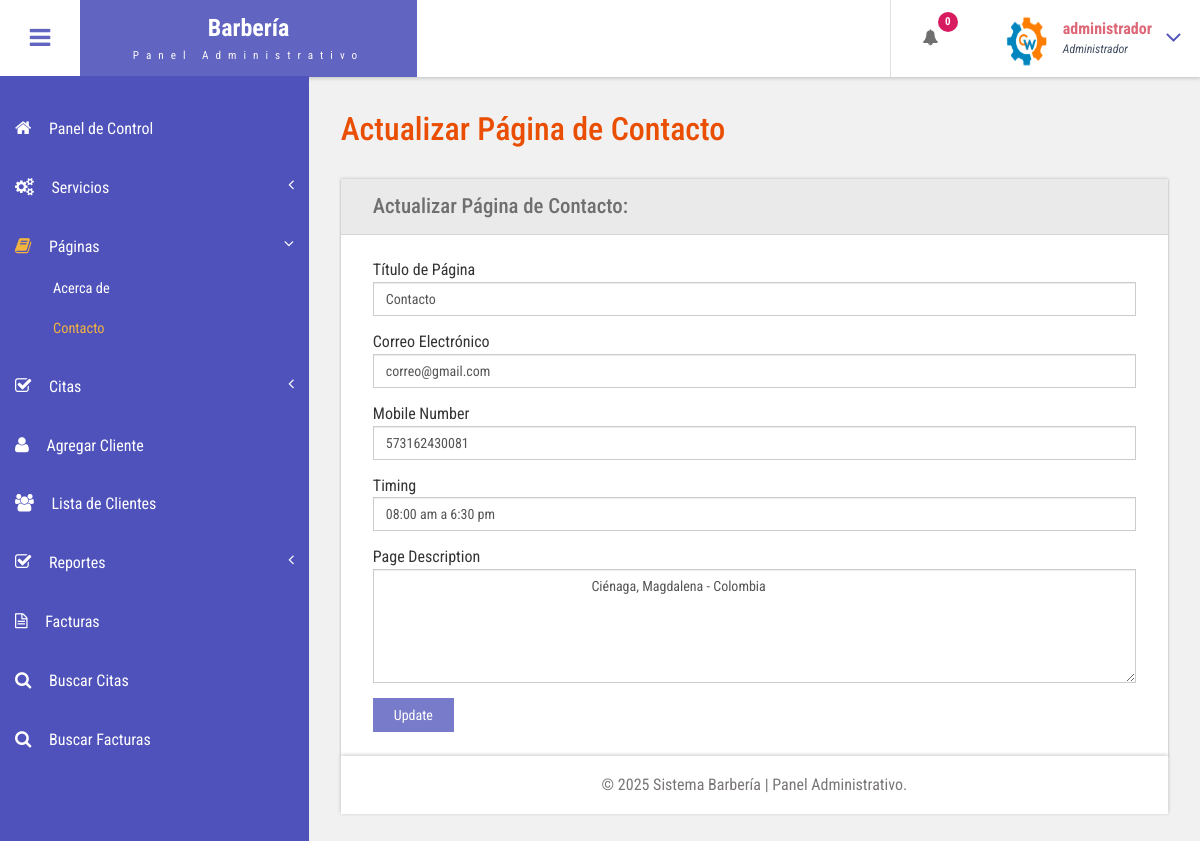
The page /admin/contact-us.php (signed in) on the database its author committed.
### tables this page shows
CREATE TABLE `tblpage` (
  `ID` int(10) NOT NULL,
  `PageType` varchar(200) DEFAULT NULL,
  `PageTitle` mediumtext DEFAULT NULL,
  `PageDescription` mediumtext DEFAULT NULL,
  `Email` varchar(200) DEFAULT NULL,
  `MobileNumber` bigint(10) DEFAULT NULL,
  `UpdationDate` date DEFAULT NULL,
  `Timing` varchar(200) NOT NULL
);

### admin/contact-us.php (the view, shortened to what this page needs)
<?php
include('includes/dbconnection.php');
if (strlen($_SESSION['bpmsaid']==0)) {
  header('location:logout.php');
  } else{
  ?>
<!DOCTYPE HTML>
<html>
<head>
<link href="css/bootstrap.css" rel='stylesheet' type='text/css' />
<link href="css/style.css" rel='stylesheet' type='text/css' />
<link href="css/font-awesome.css" rel="stylesheet">
<link href="css/animate.css" rel="stylesheet" type="text/css" media="all">
<link href="css/custom.css" rel="stylesheet">
</head>
<body class="cbp-spmenu-push">
	<div class="main-content">
		 <?php include_once('includes/sidebar.php');?>
	 <?php include_once('includes/header.php');?>
		<div id="page-wrapper">
			<div class="main-page">
				<div class="forms">
					<h3 class="title1">Actualizar Página de Contacto</h3>
					<div class="form-grids row widget-shadow" data-example-id="basic-forms">
						<div class="form-title">
							<h4>Actualizar Página de Contacto:</h4>
						</div>
						<div class="form-body">
							<form method="post">
  <?php
$ret=mysqli_query($con,"select * from  tblpage where PageType='contactus'");
while ($row=mysqli_fetch_array($ret)) {
?>
							 <div class="form-group"> <label for="exampleInputEmail1">Título de Página</label> <input type="text" class="form-control" name="pagetitle" id="pagetitle" value="<?php  echo $row['PageTitle'];?>" required="true"> </div><div class="form-group"> <label for="exampleInputEmail1">Correo Electrónico</label> <input type="text" class="form-control" name="email" id="email" value="<?php  echo $row['Email'];?>" required="true"> </div><div class="form-group"> <label for="exampleInputEmail1">Mobile Number</label> <input type="text" class="form-control" name="mobnumber" id="mobnumber" value="<?php  echo $row['MobileNumber'];?>" required="true"> </div><div class="form-group"> <label for="exampleInputEmail1">Timing</label> <input type="text" class="form-control" name="timing" id="timing" value="<?php  echo $row['Timing'];?>" required="true"> </div> <div class="form-group"> <label for="exampleInputPassword1">Page Description</label> <textarea name="pagedes" id="pagedes" rows="5" class="form-control">
        <?php  echo $row['PageDescription'];?></textarea> </div>
							 <?php } ?>
							  <button type="submit" name="submit" class="btn btn-default">Update</button> </form>
						</div>
					</div>
			</div>
		</div>
		 <?php include_once('includes/footer.php');?>
	</div>
</body>
</html>
<?php } ?>

### admin/includes/header.php (shortened to what this page needs)
<div class="sticky-header header-section ">
      <div class="header-left">
        <button id="showLeftPush"><i class="fa fa-bars"></i></button>
        <div class="logo">
          <a href="index.php">
            <h1>Barbería</h1>
            <span>Panel Administrativo</span>
          </a>
        </div>
      </div>
      <div class="header-right">
        <div class="profile_details_left">
          <ul class="nofitications-dropdown">
            <?php
$ret1=mysqli_query($con,"select ID,Name from  tblappointment where Status=''");
$num=mysqli_num_rows($ret1);
?>
            <li class="dropdown head-dpdn">
              <a href="#" class="dropdown-toggle" data-toggle="dropdown" aria-expanded="false"><i class="fa fa-bell"></i><span class="badge blue"><?php echo $num;?></span></a>
            </li>
          </ul>
          <div class="clearfix"> </div>
        </div>
        <div class="profile_details">
        <?php
$adid=$_SESSION['bpmsaid'];
$ret=mysqli_query($con,"select AdminName from tbladmin where ID='$adid'");
$row=mysqli_fetch_array($ret);
$name=$row['AdminName'];
?>
          <ul>
            <li class="dropdown profile_details_drop">
              <a href="#" class="dropdown-toggle" data-toggle="dropdown" aria-expanded="false">
                <div class="profile_img">
                  <span class="prfil-img"><img src="images/logo2.png" alt="" width="50" height="60"> </span>
                  <div class="user-name">
                    <p><?php echo $name; ?></p>
                    <span>Administrador</span>
                  </div>
                  <i class="fa fa-angle-down lnr"></i>
                  <div class="clearfix"></div>
                </div>
              </a>
            </li>
          </ul>
        </div>
      </div>
      <div class="clearfix"> </div>
    </div>

### admin/css/style.css (style rules this page uses)
h4, h5, h6, h1, h2, h3 { margin: 0; }
ul, ol { margin: 0; }
p { margin: 0; }
html, body { font-family: 'Roboto Condensed', sans-serif; font-size: 100%; overflow-x: hidden; background: #fff; }
body a { transition: 0.5s all ease; -webkit-transition: 0.5s all ease; -moz-transition: 0.5s all ease; -o-transition: 0.5s all ease; -ms-transition: 0.5s all ease; text-decoration:none; }
h1,h2,h3,h4,h5,h6 { margin:0; }
p { margin:0; }
ul,label { margin:0; padding:0; }
.main-content { position: relative; }
.sticky-header { position: fixed; top: 0; left:0px; width: 100%; z-index: 100; }
.header-section { background:#FFF; box-shadow: 1px 1px 4px rgba(0, 0, 0, 0.21); -webkit-box-shadow: 1px 1px 4px rgba(0, 0, 0, 0.21); -moz-box-shadow: 1px 1px 4px rgba(0, 0, 0, 0.21); -o-box-shadow: 1px 1px 4px rgba(0, 0, 0, 0.21); }
.header-section::after { clear: both; display: block; content: ''; }
.header-left { float: left; width: 45%; }
.header-right { float: right; }
button#showLeftPush { font-size: 1.5em; width: 80px; padding: 0.87em 0; text-align: center; cursor: pointer; float: left; color: #6F6F6F; -moz-transition: all 0.2s ease-out 0s; -webkit-transition: all 0.2s ease-out 0s; transition: all 0.2s ease-out 0s; border: none; background-color: #fff; outline:none; }
.cbp-spmenu-push { overflow-x: hidden; position: relative; }
.cbp-spmenu, .cbp-spmenu-push { -webkit-transition: all 0.3s ease; -moz-transition: all 0.3s ease; transition: all 0.3s ease; }
.cbp-spmenu-push div#page-wrapper { margin: 0 0 0 19.3em; transition:.5s all; -webkit-transition:.5s all; -moz-transition:.5s all; }
.fa { display: inline-block; font-family: FontAwesome; font-style: normal; font-weight: normal; line-height: 1; -webkit-font-smoothing: antialiased; -moz-osx-font-smoothing: grayscale; }
.logo { background: #6164C1; text-align: center; float: left; }
.logo a { padding: 0.9em 3.3em .7em; display: block; text-decoration: none; }
.logo a h1 { color: #fff; font-size: 1.5em; line-height: 1.2em; font-weight: 700; }
.logo a span { color: #F8F8F8; font-size: .7em; text-align: center; letter-spacing: 7px; }
.profile_details_left { float: left; }
li.dropdown.head-dpdn { display: inline-block; padding: 1.7em 0; border-left: 1px solid #E0E0E0; float: left; }
li.dropdown.head-dpdn a.dropdown-toggle { padding: 1.7em 2em; }
i.fa.fa-bell { color:#6F6F6F; }
.header-right span.badge { font-size: 11px; font-weight: bold; color: #FFF; background: #8BC34A; line-height: 15px; width: 20px; height: 20px; border-radius: 2em; -webkit-border-radius: 2em; -moz-border-radius: 2em; -o-border-radius: 2em; text-align: center; display: inline-block; position: absolute; top: 16%; padding: 2px 0 0; }
.header-right span.blue { background-color:#D81B60; }
.profile_details { float: right; }
.profile_details_drop a.dropdown-toggle { display:block; padding: 0.8em 3em 0 2em; }
.profile_img span.prfil-img { float:left; }
.user-name { float:left; margin-top:8px; margin-left:11px; height:35px; }
.profile_details ul li { list-style-type:none; position:relative; }
.profile_details li a i.fa.lnr { position: absolute; top: 34%; right: 8%; color: #4F52BA; font-size: 1.6em; }
.user-name p { font-size:1em; color:#DD6777; line-height:1em; font-weight:700; }
.user-name span { font-size: .75em; font-style: italic; color: #424f63; font-weight: normal; margin-top: .3em; }
.charts,.row { margin: 2em 0 0; }
.widget-shadow { background-color: #fff; box-shadow: 0 -1px 3px rgba(0,0,0,.12),0 1px 2px rgba(0,0,0,.24); -webkit-box-shadow: 0 -1px 3px rgba(0,0,0,.12),0 1px 2px rgba(0,0,0,.24); -moz-box-shadow: 0 -1px 3px rgba(0,0,0,.12),0 1px 2px rgba(0,0,0,.24); }
h3.title1 { font-size: 2em; color: #e94e02; margin-bottom: 0.8em; }
.forms h3.title1 { margin-bottom:0; }
.forms h4 { font-size: 1.3em; color: #6F6F6F; }
.form-title { padding: 1em 2em; background-color: #EAEAEA; border-bottom: 1px solid #D6D5D5; }
.form-body { padding: 1.5em 2em; }
.forms label { font-weight: 400; }
.form-control { border-radius: inherit; }
.forms button.btn.btn-default { background-color: rgba(97, 100, 193, 0.85); color: #fff; padding: .5em 1.5em; border: none; outline:none; border-radius: inherit; }

### admin/css/custom.css (style rules this page uses)
#page-wrapper { padding:7em 2em 2.5em; background-color: #F1F1F1; }

### rows shown on the page
tblpage: pagetitle "Contacto", email "correo@gmail.com", mobnumber "573162430081", timing "08:00 am a 6:30 pm", pagedes "Ciénaga, Magdalena - Colombia"

### other values the page prints
$num "0"
$name "administrador"
